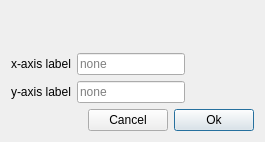
<?xml version="1.0" encoding="UTF-8"?>
<ui version="4.0">
 <class>Dialog</class>
 <widget class="QDialog" name="Dialog">
  <property name="geometry">
   <rect>
    <x>0</x>
    <y>0</y>
    <width>265</width>
    <height>142</height>
   </rect>
  </property>
  <property name="windowTitle">
   <string>Set Axis Labels</string>
  </property>
  <layout class="QVBoxLayout" name="verticalLayout">
   <item>
    <spacer name="verticalSpacer_2">
     <property name="orientation">
      <enum>Qt::Vertical</enum>
     </property>
     <property name="sizeHint" stdset="0">
      <size>
       <width>20</width>
       <height>40</height>
      </size>
     </property>
    </spacer>
   </item>
   <item>
    <spacer name="verticalSpacer">
     <property name="orientation">
      <enum>Qt::Vertical</enum>
     </property>
     <property name="sizeHint" stdset="0">
      <size>
       <width>20</width>
       <height>40</height>
      </size>
     </property>
    </spacer>
   </item>
   <item>
    <layout class="QVBoxLayout" name="verticalLayout_3">
     <item>
      <layout class="QGridLayout" name="gridLayout">
       <item row="1" column="0">
        <widget class="QLabel" name="xAxisLabel">
         <property name="text">
          <string>x-axis label</string>
         </property>
        </widget>
       </item>
       <item row="2" column="1">
        <widget class="QLineEdit" name="yLabelEntry">
         <property name="placeholderText">
          <string>none</string>
         </property>
        </widget>
       </item>
       <item row="1" column="1">
        <widget class="QLineEdit" name="xLabelEntry">
         <property name="placeholderText">
          <string>none</string>
         </property>
        </widget>
       </item>
       <item row="2" column="0">
        <widget class="QLabel" name="label_2">
         <property name="text">
          <string>y-axis label</string>
         </property>
        </widget>
       </item>
       <item row="1" column="2">
        <spacer name="horizontalSpacer">
         <property name="orientation">
          <enum>Qt::Horizontal</enum>
         </property>
         <property name="sizeHint" stdset="0">
          <size>
           <width>40</width>
           <height>20</height>
          </size>
         </property>
        </spacer>
       </item>
       <item row="2" column="2">
        <spacer name="horizontalSpacer_2">
         <property name="orientation">
          <enum>Qt::Horizontal</enum>
         </property>
         <property name="sizeHint" stdset="0">
          <size>
           <width>40</width>
           <height>20</height>
          </size>
         </property>
        </spacer>
       </item>
      </layout>
     </item>
    </layout>
   </item>
   <item>
    <layout class="QHBoxLayout" name="horizontalLayout">
     <item>
      <spacer name="horizontalSpacer_3">
       <property name="orientation">
        <enum>Qt::Horizontal</enum>
       </property>
       <property name="sizeHint" stdset="0">
        <size>
         <width>40</width>
         <height>20</height>
        </size>
       </property>
      </spacer>
     </item>
     <item>
      <widget class="QPushButton" name="cancelButton">
       <property name="text">
        <string>Cancel</string>
       </property>
      </widget>
     </item>
     <item>
      <widget class="QPushButton" name="okButton">
       <property name="text">
        <string>Ok</string>
       </property>
       <property name="autoDefault">
        <bool>false</bool>
       </property>
       <property name="default">
        <bool>true</bool>
       </property>
      </widget>
     </item>
    </layout>
   </item>
  </layout>
 </widget>
 <tabstops>
  <tabstop>xLabelEntry</tabstop>
  <tabstop>yLabelEntry</tabstop>
 </tabstops>
 <resources/>
 <connections/>
</ui>
